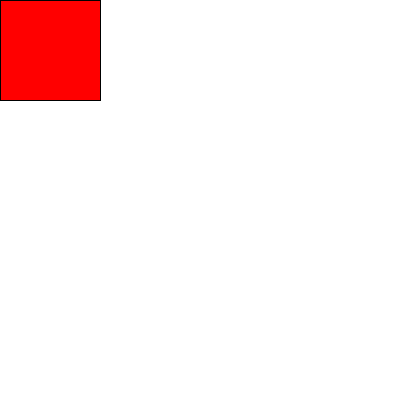
Frame 1 (no input)
Frame 60 (the mouse pressed at the canvas centre just before this capture): identical to frame 1, image omitted
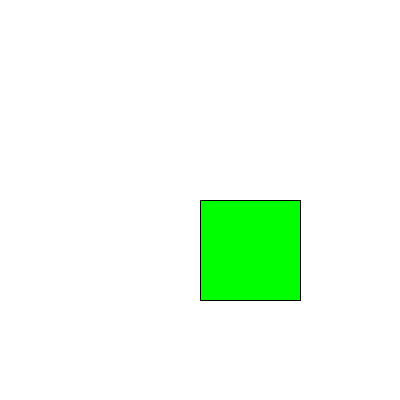
Frame 120 (the mouse held since frame 60 and released just before this capture)

The Processing sketch that drew these frames (run headless with seeded random() and noise(); from frame 60 on, the mouse is pressed at the canvas centre):

// Processing sketch: sketch_260421b_pde
// ── sketch_260421b_pde.pde
void setup() {
  size(400, 400);
}


void draw(){
  background(255, 255, 255);
  if(mouseX < width/2){
    fill(255, 0, 0);
  } else {
    fill(0, 255, 0);
  }
  rect(mouseX, mouseY, 100, 100);
}
